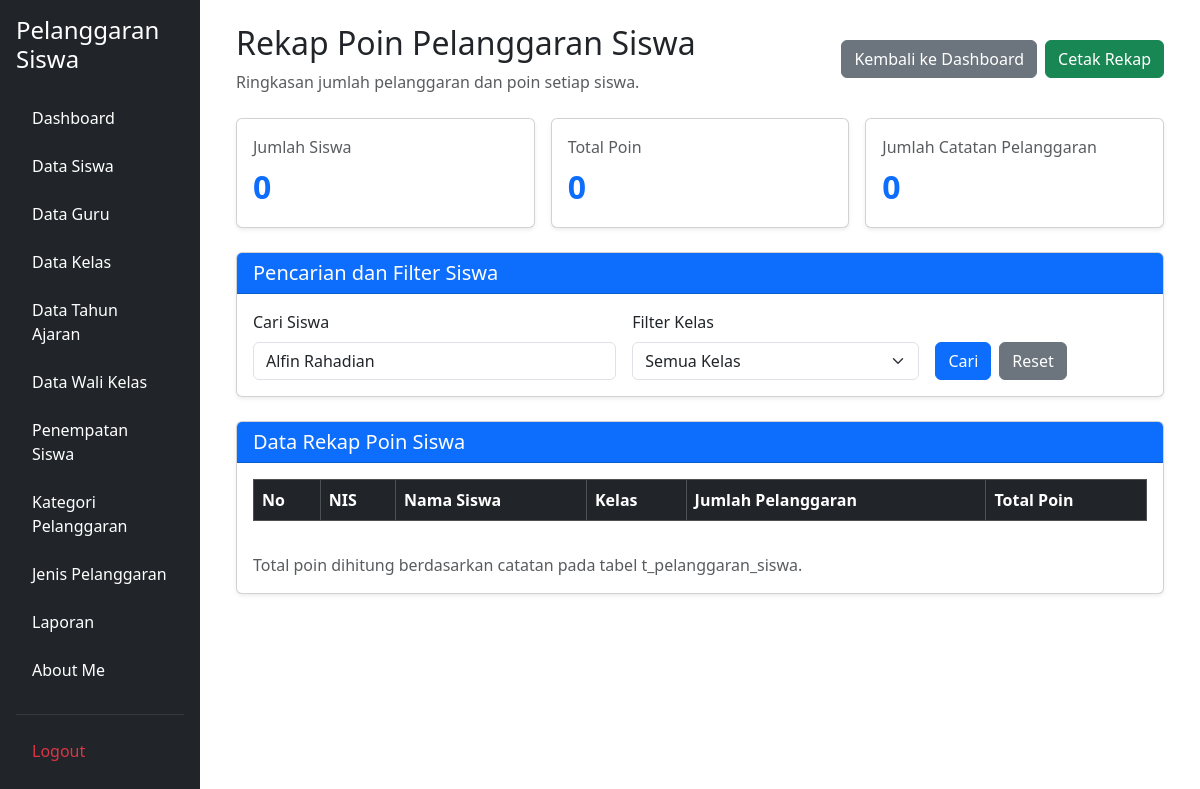
The page /rekap_poin.php?cari=Alfin Rahadian (signed in) on the database as committed earlier.
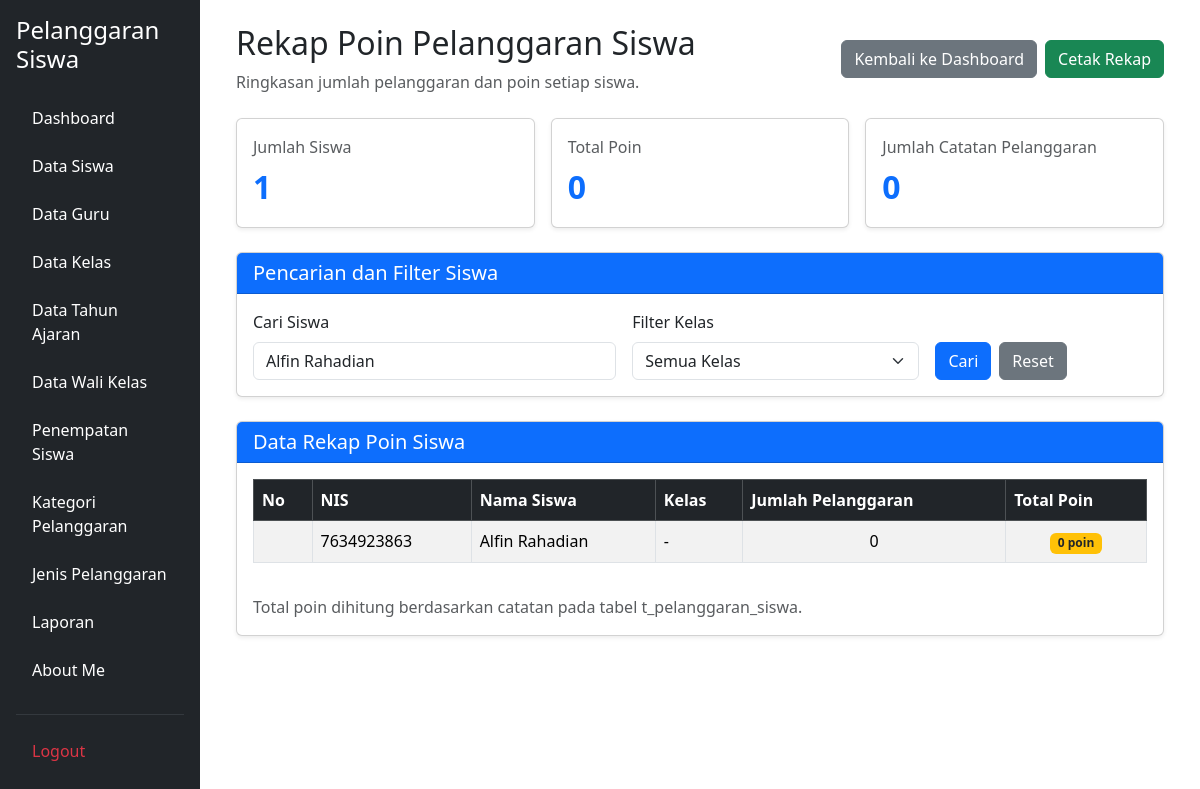
The same page on the database as committed later.
### tables this page shows
CREATE TABLE `t_siswa` (
  `id` int(11) NOT NULL,
  `nis` varchar(30) DEFAULT NULL,
  `nisn` varchar(20) NOT NULL,
  `nama` varchar(150) DEFAULT NULL,
  `jenis_kelamin` char(1) NOT NULL,
  `tanggal_lahir` date NOT NULL,
  `alamat` text NOT NULL,
  `status_aktif` tinyint(1) NOT NULL,
  `created_at` timestamp NOT NULL DEFAULT current_timestamp(),
  `updated_at` timestamp NOT NULL DEFAULT current_timestamp()
);

### rekap_poin.php (the view, shortened to what this page needs)
<?php
include 'config/koneksi.php';
$cari = isset($_GET['cari'])
    ? trim($_GET['cari'])
    : '';
$cari_sql = mysqli_real_escape_string($koneksi, $cari);
$sql = "SELECT
            s.id AS siswa_id,
            s.nis,
            s.nama AS nama_siswa,
            COALESCE(k.nama, '-') AS nama_kelas,
            COALESCE(p.total_poin, 0) AS total_poin,
            COALESCE(p.jumlah_pelanggaran, 0) AS jumlah_pelanggaran
        FROM t_siswa s
        LEFT JOIN (
            SELECT
                siswa_id,
                SUM(poin) AS total_poin,
                COUNT(*) AS jumlah_pelanggaran
            FROM t_pelanggaran_siswa
            GROUP BY siswa_id
        ) p ON p.siswa_id = s.id
        LEFT JOIN (
            SELECT
                siswa_id,
                MAX(kelas_id) AS kelas_id
            FROM t_kelas_siswa
            WHERE status_aktif = 1
            GROUP BY siswa_id
        ) ks ON ks.siswa_id = s.id
        LEFT JOIN t_kelas k ON k.id = ks.kelas_id
        WHERE 1=1";
if ($cari != '') {
    $sql .= " AND (
        s.nama LIKE '%$cari_sql%'
        OR s.nis LIKE '%$cari_sql%'
    )";
}
$sql .= " ORDER BY total_poin DESC, s.nama ASC";
$query_rekap = mysqli_query($koneksi, $sql);
$data_rekap = [];
$total_poin_semua = 0;
$total_catatan = 0;
while ($data = mysqli_fetch_assoc($query_rekap)) {
    $data_rekap[] = $data;
    $total_poin_semua += (int) $data['total_poin'];
    $total_catatan += (int) $data['jumlah_pelanggaran'];
}
$jumlah_siswa = count($data_rekap);
?>
<!DOCTYPE html>
<html lang="id">
<head>
    <link href="https://cdn.jsdelivr.net/npm/bootstrap@5.3.8/dist/css/bootstrap.min.css"
          rel="stylesheet">
    <link href="https://cdn.datatables.net/2.3.4/css/dataTables.bootstrap5.min.css"
          rel="stylesheet">
</head>
<body>
<div class="container-fluid">
    <div class="row">
        <?php include 'layout/sidebar.php'; ?>
        <main class="col-md-9 col-lg-10 p-4">
            <div class="container-fluid">
                <div class="d-flex justify-content-between align-items-center flex-wrap gap-2 mb-4">
                    <div>
                        <h2>Rekap Poin Pelanggaran Siswa</h2>
                        <p class="text-muted mb-0">
                            Ringkasan jumlah pelanggaran dan poin setiap siswa.
                        </p>
                    </div>
                    <div class="d-flex gap-2 no-print">
                        <a href="dashboard.php" class="btn btn-secondary">
                            Kembali ke Dashboard
                        </a>
                        <button type="button"
                                onclick="window.print()"
                                class="btn btn-success">
                            Cetak Rekap
                        </button>
                    </div>
                </div>
                <div class="row g-3 mb-4">
                    <div class="col-md-4">
                        <div class="card shadow-sm h-100">
                            <div class="card-body">
                                <p class="text-muted mb-1">Jumlah Siswa</p>
                                <div class="angka">
                                    <?= $jumlah_siswa; ?>
                                </div>
                            </div>
                        </div>
                    </div>
                    <div class="col-md-4">
                        <div class="card shadow-sm h-100">
                            <div class="card-body">
                                <p class="text-muted mb-1">Total Poin</p>
                                <div class="angka">
                                    <?= $total_poin_semua; ?>
                                </div>
                            </div>
                        </div>
                    </div>
                    <div class="col-md-4">
                        <div class="card shadow-sm h-100">
                            <div class="card-body">
                                <p class="text-muted mb-1">
                                    Jumlah Catatan Pelanggaran
                                </p>
                                <div class="angka">
                                    <?= $total_catatan; ?>
                                </div>
                            </div>
                        </div>
                    </div>
                </div>
                <div class="card shadow-sm mb-4 no-print">
                    <div class="card-header bg-primary text-white">
                        <h5 class="mb-0">Pencarian dan Filter Siswa</h5>
                    </div>
                    <div class="card-body">
                        <form method="GET" action="rekap_poin.php">
                            <div class="row g-3">
                                <div class="col-md-5">
                                    <label for="cari" class="form-label">
                                        Cari Siswa
                                    </label>
                                    <input
                                        type="text"
                                        name="cari"
                                        id="cari"
                                        class="form-control"
                                        placeholder="Masukkan nama atau NIS siswa"
                                        value="<?= htmlspecialchars($cari); ?>">
                                </div>
                                <div class="col-md-4">
                                    <label for="kelas" class="form-label">
                                        Filter Kelas
                                    </label>
                                    <select name="kelas" id="kelas"
                                            class="form-select">
                                        <option value="">Semua Kelas</option>
                                    </select>
                                </div>
                                <div class="col-md-3 d-flex align-items-end gap-2">
                                    <button type="submit" class="btn btn-primary">
                                        Cari
                                    </button>
                                    <a href="rekap_poin.php" class="btn btn-secondary">
                                        Reset
                                    </a>
                                </div>
                            </div>
                        </form>
                    </div>
                </div>
                <div class="card shadow-sm">
                    <div class="card-header bg-primary text-white">
                        <h5 class="mb-0">Data Rekap Poin Siswa</h5>
                    </div>
                    <div class="card-body">
                        <div class="table-responsive">
                            <table id="tabelRekap"
                                   class="table table-striped table-bordered table-hover align-middle">
                                <thead class="table-dark">
                                    <tr>
                                        <th>No</th>
                                        <th>NIS</th>
                                        <th>Nama Siswa</th>
                                        <th>Kelas</th>
                                        <th>Jumlah Pelanggaran</th>
                                        <th>Total Poin</th>
                                    </tr>
                                </thead>
                                <tbody>
                                    <?php foreach ($data_rekap as $data) { ?>
                                        <tr>
                                            <td></td>
                                            <td>
                                                <?= htmlspecialchars($data['nis'] ?? '-'); ?>
                                            </td>
                                            <td>
                                                <?= htmlspecialchars($data['nama_siswa'] ?? '-'); ?>
                                            </td>
                                            <td>
                                                <?= htmlspecialchars($data['nama_kelas'] ?? '-'); ?>
                                            </td>
                                            <td class="text-center">
                                                <?= (int) $data['jumlah_pelanggaran']; ?>
                                            </td>
                                            <td class="text-center">
                                                <span class="badge bg-warning text-dark">
                                                    <?= (int) $data['total_poin']; ?> poin
                                                </span>
                                            </td>
                                        </tr>
                                    <?php } ?>
                                </tbody>
                            </table>
                        </div>
                        <p class="text-muted mb-0 mt-3">
                            Total poin dihitung berdasarkan catatan pada
                            tabel t_pelanggaran_siswa.
                        </p>
                    </div>
                </div>
            </div>
        </main>
    </div>
</div>
</body>
</html>

### layout/sidebar.php (shortened to what this page needs)
    <?php
$current_page = basename($_SERVER['PHP_SELF']);
if ($_SESSION['role'] === "admin") {
?>
    <div class="col-md-3 col-lg-2 bg-dark min-vh-100 p-3">
        <h4 class="text-white mb-4">
            Pelanggaran Siswa
        </h4>
        <ul class="nav nav-pills flex-column">
            <li class="nav-item mb-2">
                <a href="dashboard.php"
                   class="nav-link <?= ($current_page == 'dashboard.php') ? 'active' : 'text-white' ?>">
                    Dashboard
                </a>
            </li>
            <li class="nav-item mb-2">
                <a href="kelola_siswa.php"
                    class="nav-link <?= in_array($current_page, ['kelola_siswa.php','edit_siswa.php','tambah_siswa.php','hapus_siswa.php']) ? 'active' : 'text-white' ?>">
                    Data Siswa
                </a>
            </li>
          <li class="nav-item mb-2">
                <a href="kelola_guru.php"
                    class="nav-link <?= in_array($current_page, ['kelola_guru.php','edit_guru.php','tambah_guru.php','hapus_guru.php']) ? 'active' : 'text-white' ?>">
                     Data Guru
                </a>
            </li>
          <li class="nav-item mb-2">
                <a href="kelola_kelas.php"
                    class="nav-link <?= in_array($current_page, ['kelola_kelas.php','edit_kelas.php','tambah_kelas.php','hapus_kelas.php']) ? 'active' : 'text-white' ?>">
                    Data Kelas
                </a>
            </li>
            <li class="nav-item mb-2">
                <a href="kelola_tahun_ajaran.php"
                   class="nav-link  <?= in_array($current_page, ['kelola_tahun_ajaran.php','edit_tahun_ajaran.php','tambah_tahun_ajaran.php','hapus_tahun_ajaran.php']) ? 'active' : 'text-white' ?>">
                    Data Tahun Ajaran
                </a>
            </li>
            <li class="nav-item mb-2">
                <a href="kelola_wali_kelas.php"
                   class="nav-link  <?= in_array($current_page, ['kelola_wali_kelas.php','edit_wali_kelas.php','tambah_wali_kelas.php','hapus_wali_kelas.php']) ? 'active' : 'text-white' ?>">
                    Data Wali Kelas
                </a>
            </li>
            <li class="nav-item mb-2">
                <a href="penempatan_siswa.php"
                   class="nav-link <?= ($current_page == 'penempatan_siswa.php') ? 'active' : 'text-white' ?>">
                    Penempatan Siswa
                </a>
            </li>
            <li class="nav-item mb-2">
                <a href="kelola_pelanggaran_kategori.php"
                   class="nav-link  <?= in_array($current_page, ['kelola_pelanggaran_kategori.php','edit_pelanggaran_kategori.php','tambah_pelanggaran_kategori.php','hapus_pelanggaran_kategori.php']) ?'active' : 'text-white' ?>">
                    Kategori Pelanggaran
                </a>
            </li>
            <li class="nav-item mb-2">
                <a href="kelola_jenis_pelanggaran.php"
                   class="nav-link <?= in_array($current_page, ['kelola_jenis_pelanggaran.php','edit_jenis_pelanggaran.php','tambah_jenis_pelanggaran.php','hapus_jenis_pelanggaran.php']) ? 'active' : 'text-white' ?>">
                    Jenis Pelanggaran
                </a>
            </li>
              <li class="nav-item mb-2">
                <a href="laporan.php"
                   class="nav-link <?= in_array($current_page, ['laporan.php']) ? 'active' : 'text-white' ?>">
                   Laporan
                </a>
            </li>
            <li class="nav-item mb-2">
                <a href="about_me.php"
                   class="nav-link <?= ($current_page == 'about_me.php') ? 'active' : 'text-white' ?>">
                    About Me
                </a>
            </li>
            <hr class="text-secondary">
            <li class="nav-item">
                <a href="logout.php" class="nav-link text-danger">
                    Logout
                </a>
            </li>
        </ul>
    </div>
<?php
}
?>

### rekap_poin.php (style rules this page uses)
.angka { font-size: 2rem; font-weight: bold; color: #0d6efd; }

Rows that differ between the two databases and show on the page:
added t_siswa: nis "7634923863", nama "Alfin Rahadian", nama_kelas "-", jumlah_pelanggaran "0", total_poin "0"
Other text that changed with them:
$jumlah_siswa: "0" → "1"
